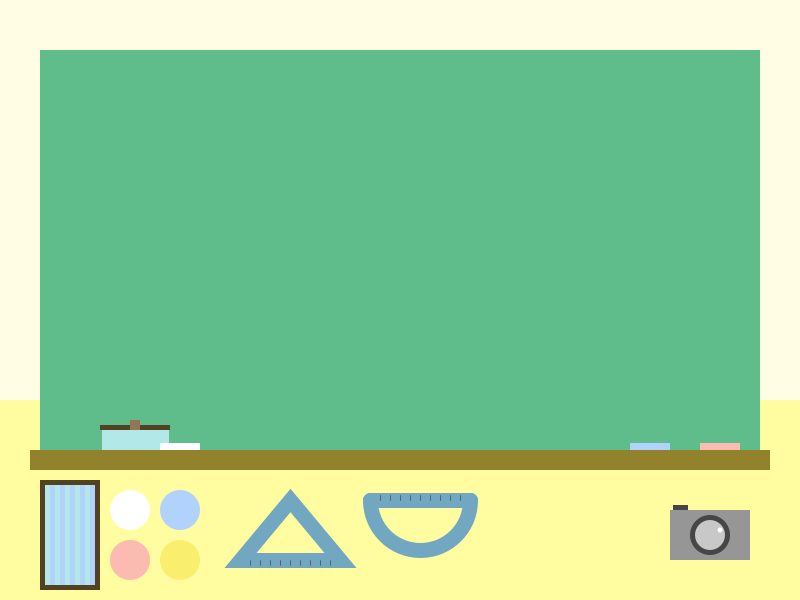
Frame 1 (no input)
Frame 60 (the mouse pressed at the canvas centre just before this capture): identical to frame 1, image omitted
Frame 120 (the mouse held since frame 60 and released just before this capture): identical to frame 1, image omitted

The Processing sketch that drew this single still picture (run headless with seeded random() and noise(); from frame 60 on, the mouse is pressed at the canvas centre):

// Processing sketch: processing_162595
// ── processing_162595.pde

int xpos;
int ypos;


void setup(){
  size(800,600);
  background(255,253,227);
  noStroke();
  fill(255,253,160);
  rect(0,400,width, height);
 
  //board
  
  fill(95,188,139);
  rect(40,50,720,400);
  fill(147,130,44);
  rect(30,450,740,20);
  
  //eraser
  fill(#524222);
  rect(100,425,70,5);
  fill(#B2E8E7);
  rect(102,430, 67,20);
  fill(#957459);
  rect(130, 420, 10,10);
  
  //chalks
  fill(255);
  rect(160, 443, 40, 7);
  fill(#FCBBB0);
  rect(700, 443, 40, 7);
  fill(#B0D2FC);
  rect(630, 443, 40, 7);
  
  //button!eraser
  fill(#524222);
  rect(40,480,60,110);
  fill(#B2E8E7);
  rect(45,485, 50,100);
  fill(#B0D2FC);
  rect(50,485, 5, 100);
  fill(#B0D2FC);
  rect(60,485, 5, 100);
  fill(#B0D2FC);
  rect(70,485, 5, 100);
  fill(#B0D2FC);
  rect(80,485, 5, 100);
  fill(#B0D2FC);
  rect(90,485, 5, 100);
  
  
  //color buttons
  fill(255);
  ellipse(130, 510, 40, 40);
  
  fill(#FCBBB0);
  ellipse(130, 560, 40, 40);
  
  fill(#B0D2FC);
  ellipse(180, 510, 40, 40);
  
  fill(#FAEE6D);
  ellipse(180, 560, 40, 40);
  
  //triangle button
  strokeWeight(15);
  stroke(#71A7C1);
  noFill();
  triangle( 240, 560, 340, 560, 290, 500);
  strokeWeight(0.7);
  stroke(70);
  line( 250, 560, 250, 565);
  line( 260, 560, 260, 565);
  line( 270, 560, 270, 565);
  line( 280, 560, 280, 565);
  line( 290, 560, 290, 565);
  line( 300, 560, 300, 565);
  line( 310, 560, 310, 565);
  line( 320, 560, 320, 565);
  line( 330, 560, 330, 565);
  
  //elllipse butotn
  strokeWeight(15);
  stroke(#71A7C1);
  noFill();
  arc( 420, 500, 100, 100, 0, PI);
  line (370, 500, 470, 500);
  strokeWeight(0.7);
  stroke(70);
  line( 380, 500, 380, 495);
  line( 390, 500, 390, 495);
  line( 400, 500, 400, 495);
  line( 410, 500, 410, 495);
  line( 420, 500, 420, 495);
  line( 430, 500, 430, 495);
  line( 440, 500, 440, 495);
  line( 450, 500, 450, 495);
  line( 460, 500, 460, 495);
  
  //camera
  noStroke();
  fill(150);
  rect(670, 510, 80, 50);
  fill (70);
  ellipse(710, 535, 40,40);
  fill( 200);
  ellipse( 710, 535, 30,30);
  fill(70);
  rect(673,505, 15, 5);
  fill(255);
  ellipse( 720, 530, 5,5);
  
  
  
}

void draw(){
   float a =random(50,710);
  float b = random(60, 390);
  
  if ( mousePressed) {
    if(mouseX>50 && mouseX<750 && mouseY > 60 && mouseY<440){
    //stroke(255);
    strokeWeight(5);
    line(pmouseX, pmouseY, mouseX, mouseY);}
    
    if(mouseX > 40 && mouseY > 480 && mouseX < 100 && mouseY< 590){
    stroke(95,188,139);
    }  
    
    if(mouseX > 110 && mouseY > 490 && mouseX < 150 && mouseY < 530 ){
    strokeWeight (5);
    stroke(255);
    }
    
    if(mouseX> 110 && mouseY > 540 && mouseX<150 && mouseY < 580 ) {
      stroke(#FCBBB0);
    }
    
    if (mouseX> 160 && mouseY > 490 && mouseX < 200 && mouseY < 530 ) {
    stroke(#B0D2FC);
    }
    
    if ( mouseX>160 && mouseY > 540 && mouseX <200 && mouseY<589) {
    stroke (#FAEE6D);
    }
    
    if ( mouseX > 250 && mouseX < 330 && mouseY>510 && mouseY<550 ){

     noFill();
      triangle( a, b, a+30, b, a+15, b+10 );
    }
    
    if ( mouseX> 380 && mouseX < 460 && mouseY > 460 && mouseY<540){
    noFill();
      ellipse(a,b,random(0,30),random(0,30));
    }
    
    if( mouseX > 670 && mouseX < 750 && mouseY > 510 && mouseY < 560){
     
    save("####.jpg");
    } 
   
    
    
  
  }
  
 
}


    
